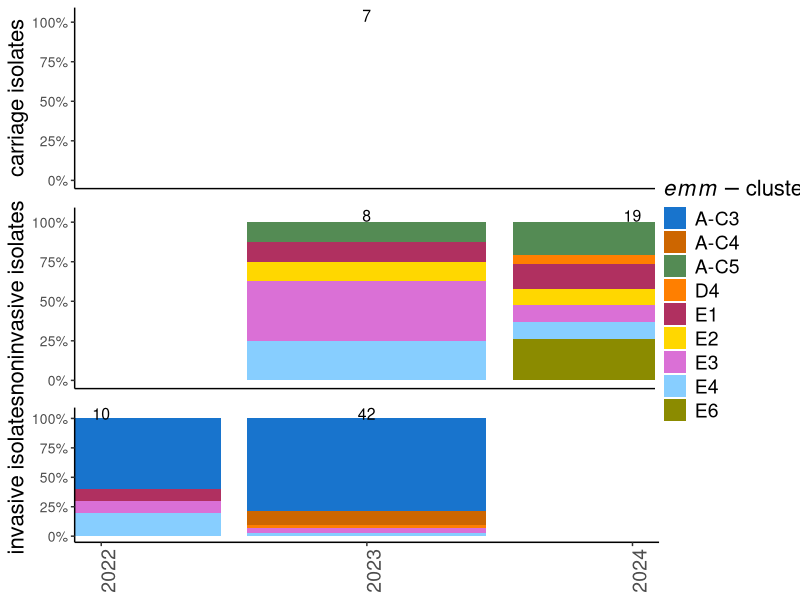
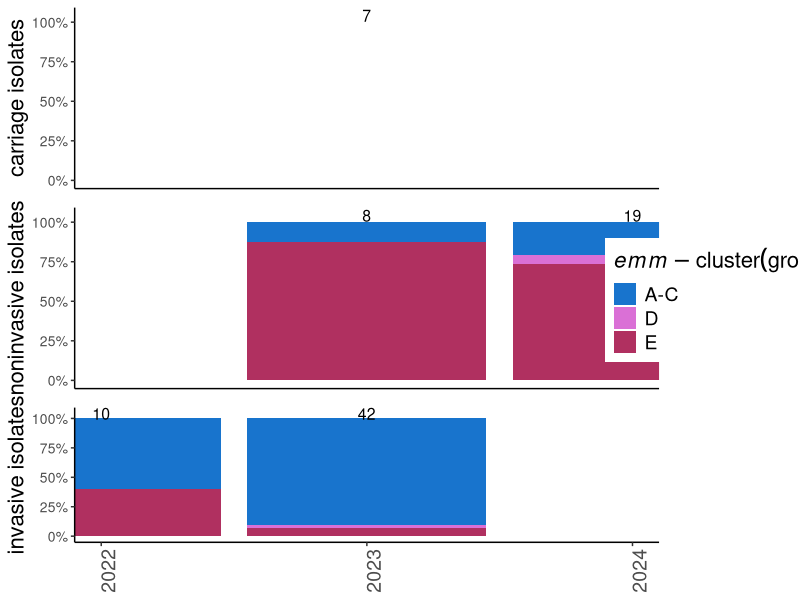
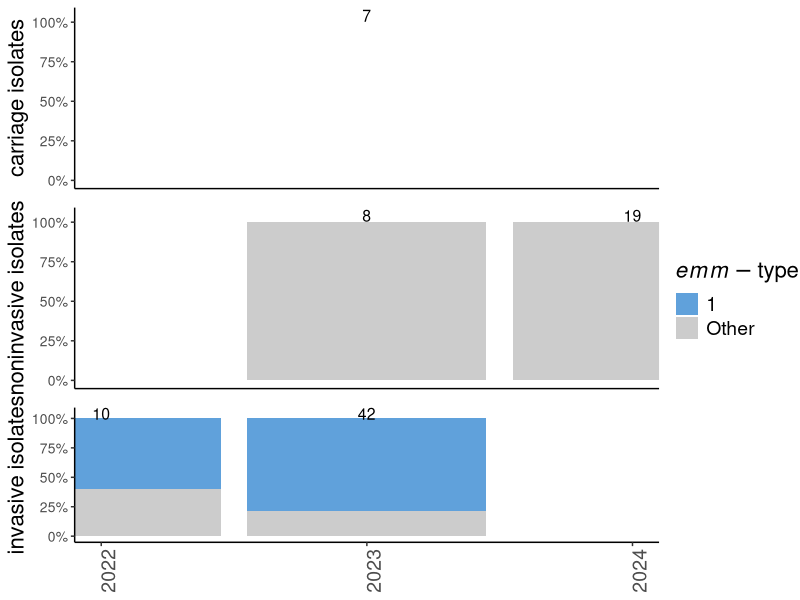
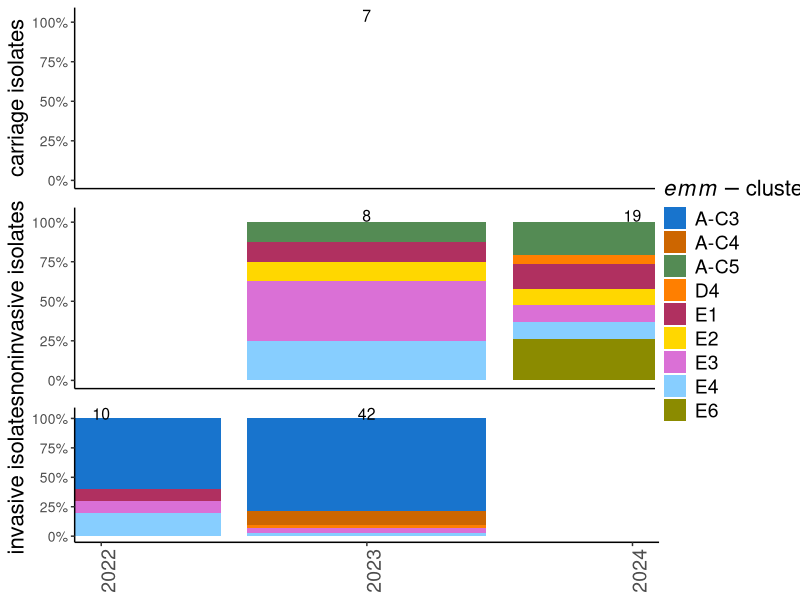
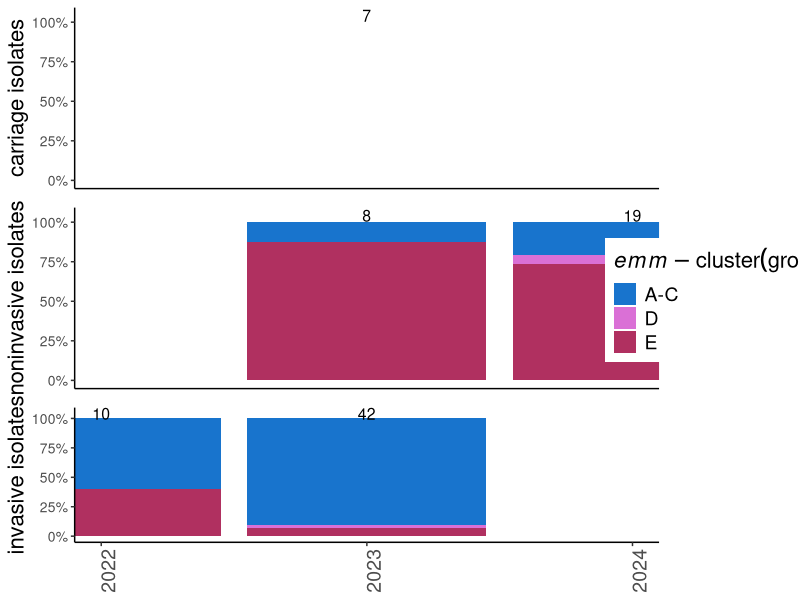
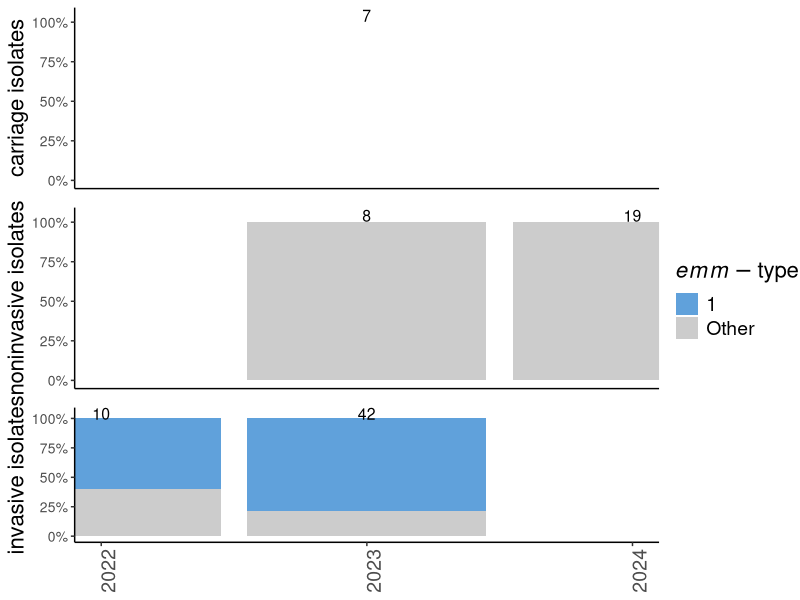

Source code (R) for these figures, in order:
#Matthew Davies mattdavies1601@gmail.com
#script to visualise emm clusters over time, separated by invasive, non-invasive and carriage

#This code was written to work on only a very specific excel spreadsheet output from the reflab's internal database

#Input MUST have columns: 'EMM-typering' & 'FirstOfafnamedatum' & 'studie' & 'labcode' & 'labnaam'
#Carriage is determined by containing 'OKIDOKI' or 'RETROGAS drager' in the 'studie' column
#Noninvasive is determined by having 'GGDGAS' and 'GAS studie GGD Amsterdam' in the labcode and labnaam columns
#Everything else is ASSUMED to be invasive- not inherently correct but for the reflab database it should be 'good enough'. 

#packages to install and open
#e.g install.packages("readxl")

library(readxl)
library(dplyr)
library(tidyr)
library(lubridate)
library(stringr)
library(scales)
library(ggplot2)
library(cowplot)
library(ggtext)

#adjust to location of file (ensure / and not \)
setwd("G:/divg/MMI-LEB/Nina/Matt/scripts/emmtype x time") #you need to change this to the location with the excel spreadsheet

#####open raw data, clean and preprocess
raw.data <- read_excel("metadata_example_input.xlsx") #you need to change this to your metadata spreadsheet
raw.data <- as.data.frame(raw.data)
raw.data <- raw.data %>% 
  filter_at(vars(FirstOfafnamedatum,ons_nummer,`EMM-typering`),
            all_vars(!is.na(.))) #this removes rows without a collection date or EMM-typering value
raw.data <- raw.data %>% 
  filter(!grepl('geen|Deletie', `EMM-typering`)) #you include here data in the EMM-typering column to be removed (add text within the '' to add additional values, e.g. 'geen|Deletie|empty|nothing')

raw.data <- raw.data %>%
  mutate(year = floor_date(ymd(raw.data$FirstOfafnamedatum),"year"),
         month = floor_date(ymd(raw.data$FirstOfafnamedatum),"month")) #simplifies collection date into year or month columns

raw.data$`EMM-typering` <- str_replace(raw.data$`EMM-typering`, 
                                       regex("cluster clade", ignore_case = TRUE), "cluster") #prevents later problem with splitting EMM-typering 

raw.data <- raw.data %>% 
  separate_wider_delim(`EMM-typering`,
                       delim = regex("\\s*Cluster\\s* | \\s*Clade\\s* | \\s*clade\\s*", ignore_case = TRUE), 
                       names = c("emmtype_subtype", "emmtype_cluster"),
                       too_few = "align_start",
                       cols_remove = FALSE) #splits EMM-typering into two new cols for cluster and emm subtype

raw.data <- raw.data %>%
  separate(emmtype_cluster, 
           into = c("emmtype_cluster_letter", "delete"), 
           sep = "(?<=[A-Za-z])(?=[0-9])",
           remove = FALSE) #splits emmtype_cluster into just the letters (e.g. A-C, D, E, M, X, Y). Be aware that all M clusters will be grouped into 1, they aren't necessarily a part of the same cluster!

raw.data <- raw.data %>%
  mutate(emmtype = str_remove_all(emmtype_subtype, "[A-Za-z]") |> as.numeric() |> floor()) #removes all letters from emmsubtype, converts to a number and rounds down

invasive.cols <- c("meningitis", "menisepsis", "sepsis", "pneumonie", 
                   "GAS;  fasciitis necroticans","Invasief, niet meningitis",
                   "GAS; STSS","GAS; puerperaal","GAS; normaal steriel") #cols containing values which, when TRUE, confirm invasive infection. Add more if needed!

raw.data <- raw.data %>%
  mutate(isolate_type = case_when(
    coalesce(`1` == "Liquorstam", FALSE) | coalesce(`2` == "Bloedstam", FALSE) | if_any(all_of(invasive.cols), ~ . %in% TRUE) ~ "invasive",
    (grepl("OKIDOKI", studie) %in% TRUE | studie == "RETROGAS drager") & 
      !if_all(all_of(invasive.cols), ~ . %in% TRUE) ~ "carriage",
    (labcode == "GGDGAS" & labnaam == "GAS studie GGD Amsterdam") & 
      !if_all(all_of(invasive.cols), ~ . %in% TRUE) ~ "noninvasive",
    TRUE ~ "invasive"
  )) #the default assumption is that data in this spreadsheet are from invasive infections, unless stated otherwise.
#If you want to separate confirmed invasive (i.e. blood/CSF or TRUE in invasive.cols) with unconfirmed invasive then change "invasive" on the previous line to something like (TRUE ~ "assumed_invasive") 


#####create plots to compare the counts for each cluster, split by invasive, noninvasive and carriage, over time
c25.named <- c("A-C3" = "dodgerblue3", 
               "A-C4" = "darkorange3",
               "A-C5" = "palegreen4",
               "D2" = "#9A3D9A",
               "D3" = "#6A3D9A",
               "D4" = "#FF7F00",
               "E1" = "maroon", 
               "E2" = "gold1",
               "E3" = "orchid",
               "E5" = "#fF7D3A",
               "E4" = "skyblue1",
               "E6" = "yellow4",
               "E7" = "#fA3D9A",
               "M105" = "#CAB2D6",
               "M122" = "#FDBF6F",
               "M14" = "gray70", 
               "M164" = "khaki2",
               "M185" = "#FB9A99",
               "M218" = "palegreen1",
               "M236" = "#b48f9A",
               "M29" = "#e48f9A",
               "M5" = "deeppink",
               "M55" = "pink",
               "M6" = "darkturquoise", 
               "M74" = "steelblue4",
               "M95" = "blue",
               "X" = "#E31A1C",
               "Y" = "#5A386B") #add cluster names as necessary, I added these colours for ease of visualising as automatic assignment is ugly

plt.data <- raw.data[!is.na(raw.data$emmtype_cluster),]

counts <- plt.data %>%
  count(isolate_type, year, emmtype_cluster) #counts the freq of each emmtype_cluster by isolate type (carriage/noninvasive/invasive) and year
all_clusters <- sort(unique(counts$emmtype_cluster))
counts <- counts %>%
  mutate(emmtype_cluster = factor(emmtype_cluster, levels = all_clusters))

emm_levels <- sort(unique(plt.data$emmtype_cluster))
x.limits <- range(counts$year)

#function to create plots
plot_category <- function(category) {
  rel_df <- counts %>%
    filter(isolate_type == category) %>% 
    group_by(year) %>%
    mutate(proportion = n / sum(n)) %>%
    ungroup()
  
  year.text <- counts %>%
    filter(isolate_type == category) %>%
    group_by(year) %>%
    summarise(total = sum(n))
  
  ggplot(rel_df, aes(x = year, y = proportion, fill = factor(emmtype_cluster))) + 
    geom_col(position = "fill", show.legend = TRUE) + 
    scale_y_continuous(labels = scales::percent_format()) + 
    scale_x_date(date_breaks = "1 year", date_labels = "%Y") +
    coord_cartesian(xlim = x.limits) +
    theme_classic() +
    scale_fill_manual(values = c25.named, limits = all_clusters, drop = FALSE) +
    geom_text(data = year.text, aes(x = year, y = 1.04, label = total),
              inherit.aes = F,
              size = 4) +
    labs(y = paste(category, "isolates", sep = " "), fill = expression(italic(emm)-cluster)) +
    theme(axis.text.x = element_text(angle = 90, size = 14),
          axis.title.x = element_blank(),
          axis.title.y = element_text(size = 16),
          axis.text = element_text(size=10),
          legend.text = element_text(size=14),
          legend.title = element_text(size = 16))
} #adjust features of the figures here (e.g. font size, labels)

plot.c <- plot_category("carriage")
plot.n <- plot_category("noninvasive")
plot.i <- plot_category("invasive")
#plot.a <- plot_category("assumed_invasive") #only to add when distinguishing between confirmed invasive and assumed invasive infections. Don't forget to include "plot.a" in plot_grid below

plt.legend <- get_legend(plot.i) #Uses the legend from the invasive plot, assuming that the invasive plot contains all of the emmtypes as this is usually the most diverse

plot.c <- plot_category("carriage") + theme(legend.position = "none",
                                            axis.text.x = element_blank(),
                                            axis.ticks.x = element_blank())
plot.n <- plot_category("noninvasive") + theme(legend.position = "none",
                                               axis.text.x = element_blank(),
                                               axis.ticks.x = element_blank())
# plot.a <- plot_category("assumed_invasive") + theme(legend.position = "none",
#                                                axis.text.x = element_blank(),
#                                                axis.ticks.x = element_blank())
plot.i <- plot_category("invasive") + theme(legend.position = "none")

plot_grid(plot_grid(plot.c, plot.n, plot.i, ncol = 1, align = "year"),
          plot_grid(plt.legend, ncol = 1),
          rel_widths = c(1, 0.2)) #plots all three figures together for easy comparison. Remove plot.x as necessary.

start.year <- format(x.limits[1], "%Y")
end.year <- format(x.limits[2], "%Y")

ggsave(paste0(format(Sys.time(), "%Y%m%d"), "_emm_clusters_",
              start.year, "-", end.year, ".svg"),
       width = 45, height = 26, units = "cm", dpi = 300) #edit dimensions of the svg as necessary

#####create plots to compare the counts for each cluster letter group (i.e. A-C only instead of A-C3, A-C4 and A-C5)
c25.group <- c("A-C" = "dodgerblue3", 
               "D" = "orchid",
               "E" = "maroon", 
               "M" = "#CAB2D6",
               "X" = "#9FC7EA",
               "Y" = "#5A386B") #add cluster names as necessary

plt.data.gr <- raw.data[!is.na(raw.data$emmtype_cluster_letter),]

counts.gr <- plt.data.gr %>%
  count(isolate_type, year, emmtype_cluster_letter)
all_clusters.gr <- sort(unique(counts.gr$emmtype_cluster_letter))
counts.gr <- counts.gr %>%
  mutate(emmtype_cluster_letter = factor(emmtype_cluster_letter, levels = all_clusters.gr))

emm_levels.gr <- sort(unique(plt.data.gr$emmtype_cluster_letter))
x.limits.gr <- range(counts.gr$year)


plot_category.gr <- function(category) {
  rel_df <- counts.gr %>%
    filter(isolate_type == category) %>% 
    group_by(year) %>%
    mutate(proportion = n / sum(n)) %>%
    ungroup()
  
  year.text <- counts.gr %>%
    filter(isolate_type == category) %>%
    group_by(year) %>%
    summarise(total = sum(n))
  
  ggplot(rel_df, aes(x = year, y = proportion, fill = factor(emmtype_cluster_letter))) + 
    geom_col(position = "fill", show.legend = TRUE) + 
    scale_y_continuous(labels = scales::percent_format()) + 
    scale_x_date(date_breaks = "1 year", date_labels = "%Y") +
    coord_cartesian(xlim = x.limits.gr) +
    theme_classic() +
    scale_fill_manual(values = c25.group, limits = all_clusters.gr, drop = FALSE) +
    geom_text(data = year.text, aes(x = year, y = 1.04, label = total),
              inherit.aes = F,
              size = 4) +
    labs(y = paste(category, "isolates", sep = " "), fill = expression(italic(emm)-cluster (grouped))) +
    theme(axis.text.x = element_text(angle = 90, size = 14),
          axis.title.x = element_blank(),
          axis.title.y = element_text(size = 16),
          axis.text = element_text(size=10),
          legend.text = element_text(size=14),
          legend.title = element_text(size = 16))
}

plot.c.gr <- plot_category.gr("carriage")
plot.n.gr <- plot_category.gr("noninvasive")
plot.i.gr <- plot_category.gr("invasive")

plt.legend.gr <- get_legend(plot.i.gr)

plot.c.gr <- plot_category.gr("carriage") + theme(legend.position = "none",
                                            axis.text.x = element_blank(),
                                            axis.ticks.x = element_blank())
plot.n.gr <- plot_category.gr("noninvasive") + theme(legend.position = "none",
                                               axis.text.x = element_blank(),
                                               axis.ticks.x = element_blank())
plot.i.gr <- plot_category.gr("invasive") + theme(legend.position = "none")

plot_grid(plot_grid(plot.c.gr, plot.n.gr, plot.i.gr, ncol = 1, align = "year"),
          plot_grid(plt.legend.gr, ncol = 1),
          rel_widths = c(1, 0.2))

start.year.gr <- format(x.limits.gr[1], "%Y")
end.year.gr <- format(x.limits.gr[2], "%Y")

ggsave(paste0(format(Sys.time(), "%Y%m%d"), "_emm_clusters_grouped_",
              start.year.gr, "-", end.year.gr, ".svg"),
       width = 45, height = 26, units = "cm", dpi = 300) #edit size of svg as necessary


#################plot by emmtype over time instead of emm_cluster
#will not be as nice to visualise as there are significantly more emmtypes compared to emm clusters
#all emm-subtypes have been grouped into their base types for ease of visualisation (e.g. emm3.93 is now emm3)
#be careful when interpreting these figures as subtypes are not equal to each other (e.g. emm3.93 was an outbreak strain whereas emm3.1 was not)
emmtype.data <- raw.data[!is.na(raw.data$emmtype),]
emmtype.data$emmtype <- as.factor(emmtype.data$emmtype)

emmtypesum <- emmtype.data %>%
  count(emmtype)
emmtypesum$emmtype <- as.factor(emmtypesum$emmtype)
emmtypesum <- emmtypesum %>% 
  mutate(emmtype_grouped = if_else(n < 15, "Other", as.character(emmtype)))

emmtype.data <- emmtype.data %>%
  left_join(emmtypesum %>% select(emmtype, emmtype_grouped), by = "emmtype")

counts.emmtype <- emmtype.data %>%
  count(isolate_type, year, emmtype_grouped)
all_clusters.emmtype <- sort(unique(counts.emmtype$emmtype_grouped))
counts.emmtype <- counts.emmtype %>%
  mutate(emmtype_grouped = factor(emmtype_grouped, levels = all_clusters.emmtype))

emm_levels.emmtype <- sort(unique(emmtype.data$emmtype_grouped))
x.limits.emmtype <- range(counts.emmtype$year)

c31.named <- c("1" = "#60a1db",
               "102" = "#616edc",
               "104" = "#63c04c",
               "11" = "#944cc2",
               "12" = "#aab936",
               "2" = "#d077e1",
               "22" = "#4e8d2b",
               "27" = "#d14ba1",
               "28" = "#4dc381",
               "3" = "#db4478",
               "33" = "#40894c",
               "4" = "#43c4c6",
               "44" = "#d64250",
               "49" = "#d5522b",
               "58" = "#e58e63",
               "6" = "#d99b33",
               "60" = "#5d6fb3",
               "73" = "#8d8d2d",
               "75" = "#8c509b",
               "76" = "#91b76f",
               "77" = "#c88fcf",
               "8" = "#616d2c",
               "81" = "#a04c73",
               "82" = "#54af8f",
               "83" = "#a94b4e",
               "87" = "#297250",
               "89" = "#e4848f",
               "9" = "#c3ad68",
               "92" = "#a3592b",
               "94" = "#8d6d2e",
               "Other" = "grey80") #add emmtype names as necessary

plot_category.emmtype <- function(category) {
  rel_df <- counts.emmtype %>%
    filter(isolate_type == category) %>%
    group_by(year) %>%
    mutate(proportion = n / sum(n)) %>%
    ungroup()
  
  year.text <- counts.emmtype %>%
    filter(isolate_type == category) %>%
    group_by(year) %>%
    summarise(total = sum(n))
  
  ggplot(rel_df, aes(x = year, y = proportion, fill = factor(emmtype_grouped))) + 
    geom_col(position = "fill", show.legend = TRUE) + 
    scale_y_continuous(labels = scales::percent_format()) + 
    scale_x_date(date_breaks = "1 year", date_labels = "%Y") +
    coord_cartesian(xlim = x.limits.emmtype) +
    theme_classic() +
    scale_fill_manual(values = c31.named, limits = all_clusters.emmtype, drop = FALSE) + 
    geom_text(data = year.text, aes(x = year, y = 1.04, label = total),
              inherit.aes = F,
              size = 4) +
    labs(y = paste(category, "isolates", sep = " "), fill = expression(italic(emm)-type)) +
    theme(axis.text.x = element_text(angle = 90, size = 14),
          axis.title.x = element_blank(),
          axis.title.y = element_text(size = 16),
          axis.text = element_text(size=10),
          legend.text = element_text(size=14),
          legend.title = element_text(size = 16))
}

plot.c.emmtype <- plot_category.emmtype("carriage")
plot.n.emmtype <- plot_category.emmtype("noninvasive")
plot.i.emmtype <- plot_category.emmtype("invasive")

plt.legend.emmtype <- get_legend(plot.i.emmtype)

plot.c.emmtype <- plot_category.emmtype("carriage") + theme(legend.position = "none",
                                            axis.text.x = element_blank(),
                                            axis.ticks.x = element_blank())
plot.n.emmtype <- plot_category.emmtype("noninvasive") + theme(legend.position = "none",
                                               axis.text.x = element_blank(),
                                               axis.ticks.x = element_blank())
plot.i.emmtype <- plot_category.emmtype("invasive") + theme(legend.position = "none")

plot_grid(plot_grid(plot.c.emmtype, plot.n.emmtype, plot.i.emmtype,
                    ncol = 1, align = "year"),
          plot_grid(plt.legend.emmtype, ncol = 1),
          rel_widths = c(1, 0.2))

start.year.emmtype <- format(x.limits.emmtype[1], "%Y")
end.year.emmtype <- format(x.limits.emmtype[2], "%Y")

ggsave(paste0(format(Sys.time(), "%Y%m%d"), "_emmtypes_",
              start.year.emmtype, "-", end.year.emmtype, ".svg"),
       width = 45, height = 26, units = "cm", dpi = 300) #edit dimensions of svg as necessary

# #####visualise just the invasive isolates so we can see the results for puerperal sepsis cases
# inv.data <- raw.data %>%
#   filter(isolate_type == 'invasive')
# 
# inv.data <- inv.data %>%
#   mutate(invasive_type = case_when(
#     !(geslacht == "M") & 
#       leeftijdjr < 55 & 
#       leeftijdjr > 10 &
#     (studie == "PGAS" |
#       coalesce(`GAS; puerperaal`, FALSE) |
#       coalesce(`3` %in% c("Cervix",
#                           "Lochia",
#                           "Placenta"), FALSE)
#      ) ~ "puerperal sepsis",
#     TRUE ~ "invasive (other)")) #selecting non-males between the age of 10-55 and if they are recorded as part of the PGAS study or isolate was sourced from cervix, lochia or placenta
# 
# plt.inv.data <- inv.data[!is.na(inv.data$emmtype_cluster),]
# 
# inv.counts <- plt.inv.data %>%
#   count(invasive_type, year, emmtype_cluster)
# # all_clusters <- sort(unique(counts$emmtype_cluster))
# # counts <- counts %>%
# #   mutate(emmtype_cluster = factor(emmtype_cluster, levels = all_clusters))
# 
# inv.emm_levels <- sort(unique(plt.inv.data$emmtype_cluster))
# inv.x.limits <- range(inv.counts$year)
# 
# plot_invasive <- function(inv_type) {
#   rel_df <- inv.counts %>%
#     filter(invasive_type == inv_type) %>% 
#     group_by(year) %>%
#     mutate(proportion = n / sum(n)) %>%
#     ungroup()
#   
#   year.text <- inv.counts %>%
#     filter(invasive_type == inv_type) %>%
#     group_by(year) %>%
#     summarise(total = sum(n))
#   
#   ggplot(rel_df, aes(x = year, y = proportion, fill = factor(emmtype_cluster))) + 
#     geom_col(position = "fill", show.legend = TRUE) + 
#     scale_y_continuous(labels = scales::percent_format()) + 
#     scale_x_date(date_breaks = "1 year", date_labels = "%Y") +
#     coord_cartesian(xlim = x.limits) +
#     theme_classic() +
#     scale_fill_manual(values = c25.named, limits = all_clusters, drop = FALSE) +
#     geom_text(data = year.text, aes(x = year, y = 1.04, label = total),
#               inherit.aes = F,
#               size = 4) +
#     labs(y = paste(inv_type, "isolates", sep = " "), fill = expression(italic(emm)-cluster)) +
#     theme(axis.text.x = element_text(angle = 90, size = 14),
#           axis.title.x = element_blank(),
#           axis.title.y = element_text(size = 16),
#           axis.text = element_text(size=10),
#           legend.text = element_text(size=14),
#           legend.title = element_text(size = 16))
# }
# 
# plot.puerperal <- plot_invasive("puerperal sepsis") + theme(legend.position = "none",
#                                                            axis.text.x = element_blank(),
#                                                            axis.ticks.x = element_blank())
# plot.inv.other <- plot_invasive("invasive (other)") + theme(legend.position = "none",
#                                                            axis.text.x = element_blank(),
#                                                            axis.ticks.x = element_blank())
# 
# plot_grid(plot_grid(plot.puerperal, plot.inv.other, plot.i,
#                     ncol = 1, align = "year"),
#           plot_grid(plt.legend, ncol = 1),
#           rel_widths = c(1, 0.2))
# 
# #visualise by emm cluster grouped by only their letter
# inv.counts.gr <- plt.inv.data %>%
#   count(invasive_type, year, emmtype_cluster_letter)
# # all_clusters.gr <- sort(unique(counts.gr$emmtype_cluster_letter))
# # counts.gr <- counts.gr %>%
# #   mutate(emmtype_cluster_letter = factor(emmtype_cluster_letter, levels = all_clusters.gr))
# 
# inv.emm_levels.gr <- sort(unique(plt.inv.data$emmtype_cluster_letter))
# inv.x.limits.gr <- range(counts.gr$year)
# 
# plot_invasive.gr <- function(inv_type) {
#   rel_df <- inv.counts.gr %>%
#     filter(invasive_type == inv_type) %>% 
#     group_by(year) %>%
#     mutate(proportion = n / sum(n)) %>%
#     ungroup()
#   
#   year.text <- inv.counts.gr %>%
#     filter(invasive_type == inv_type) %>%
#     group_by(year) %>%
#     summarise(total = sum(n))
#   
#   ggplot(rel_df, aes(x = year, y = proportion, fill = factor(emmtype_cluster_letter))) + 
#     geom_col(position = "fill", show.legend = TRUE) + 
#     scale_y_continuous(labels = scales::percent_format()) + 
#     scale_x_date(date_breaks = "1 year", date_labels = "%Y") +
#     coord_cartesian(xlim = inv.x.limits.gr) +
#     theme_classic() +
#     scale_fill_manual(values = c25.group, limits = all_clusters.gr, drop = FALSE) +
#     geom_text(data = year.text, aes(x = year, y = 1.04, label = total),
#               inherit.aes = F,
#               size = 4) +
#     labs(y = paste(inv_type, "isolates", sep = " "), fill = expression(italic(emm)-cluster (grouped))) +
#     theme(axis.text.x = element_text(angle = 90, size = 14),
#           axis.title.x = element_blank(),
#           axis.title.y = element_text(size = 16),
#           axis.text = element_text(size=10),
#           legend.text = element_text(size=14),
#           legend.title = element_text(size = 16))
# }
# 
# plot.puerperal.gr <- plot_invasive.gr("puerperal sepsis") + theme(legend.position = "none",
#                                                             axis.text.x = element_blank(),
#                                                             axis.ticks.x = element_blank())
# plot.inv.other.gr <- plot_invasive.gr("invasive (other)") + theme(legend.position = "none",
#                                                             axis.text.x = element_blank(),
#                                                             axis.ticks.x = element_blank())
# 
# plot_grid(plot_grid(plot.puerperal.gr, plot.inv.other.gr, plot.i.gr,
#                     ncol = 1, align = "year"),
#           plot_grid(plt.legend.gr, ncol = 1),
#           rel_widths = c(1, 0.2))
# 
# #add ggsave command
